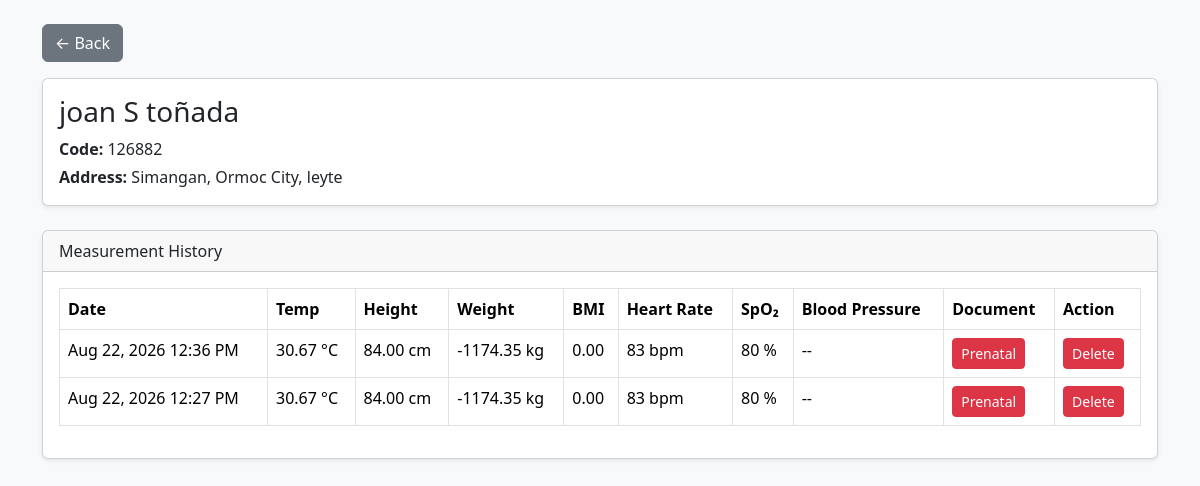
Page /admin/logs/patient-history-list.php?user_id=61 on the committed database.
### tables this page shows
CREATE TABLE `users` (
  `id` int(11) NOT NULL,
  `fullname` varchar(100) NOT NULL,
  `last_name` varchar(50) DEFAULT NULL,
  `first_name` varchar(50) DEFAULT NULL,
  `middle_name` varchar(50) DEFAULT NULL,
  `suffix` varchar(20) DEFAULT NULL,
  `age` int(11) DEFAULT NULL,
  `birth_date` date DEFAULT NULL,
  `gender` enum('Male','Female') DEFAULT NULL,
  `address` text DEFAULT NULL,
  `barangay` varchar(100) DEFAULT NULL,
  `city_municipality` varchar(100) DEFAULT NULL,
  `province` varchar(100) DEFAULT NULL,
  `code_number` varchar(6) NOT NULL,
  `role` enum('admin','patient') NOT NULL,
  `created_at` timestamp NOT NULL DEFAULT current_timestamp(),
  `contact_number` varchar(20) DEFAULT NULL,
  `service_type` varchar(50) NOT NULL,
  `patient_number` int(11) NOT NULL DEFAULT 0,
  `blood_type` varchar(5) DEFAULT NULL
);

CREATE TABLE `measurements` (
  `id` int(11) NOT NULL,
  `user_id` int(11) NOT NULL,
  `temperature` decimal(5,2) DEFAULT NULL,
  `weight` decimal(6,2) DEFAULT NULL,
  `height` decimal(6,2) DEFAULT NULL,
  `bmi` decimal(5,2) DEFAULT NULL,
  `heart_rate` int(11) DEFAULT NULL,
  `spo2` int(11) DEFAULT NULL,
  `systolic` int(11) DEFAULT NULL,
  `diastolic` int(11) DEFAULT NULL,
  `created_at` timestamp NOT NULL DEFAULT current_timestamp(),
  `service_type` varchar(100) DEFAULT NULL
);

### admin/logs/patient-history-list.php (the view, shortened to what this page needs)
<?php
$user_id = (int)$_GET['user_id'];
$patientQuery = mysqli_query(
    $conn,
    "SELECT *
     FROM users
     WHERE id = '$user_id'"
);
$patient = mysqli_fetch_assoc($patientQuery);
$historyQuery = mysqli_query(
    $conn,
    "SELECT *
     FROM measurements
     WHERE user_id = '$user_id'
     ORDER BY created_at DESC"
);
?>
<!DOCTYPE html>
<html>
<head>
    <link href="https://cdn.jsdelivr.net/npm/bootstrap@5.3.3/dist/css/bootstrap.min.css"
          rel="stylesheet">
</head>
<body class="bg-light">
<div class="container py-4">
   <a href="patient-history.php" class="btn btn-secondary mb-3">
        ← Back
   </a>
    <div class="card shadow-sm mb-4">
        <div class="card-body">
            <h3><?= htmlspecialchars($patient['fullname']) ?></h3>
            <p class="mb-1">
                <strong>Code:</strong>
                <?= htmlspecialchars($patient['code_number']) ?>
            </p>
            <p class="mb-0">
                <strong>Address:</strong>
                <?= htmlspecialchars($patient['address']) ?>
            </p>
        </div>
    </div>
    <div class="card shadow-sm">
        <div class="card-header">
            Measurement History
        </div>
        <div class="card-body">
            <table class="table table-bordered">
                <thead>
                    <tr>
                        <th>Date</th>
                        <th>Temp</th>
                        <th>Height</th>
                        <th>Weight</th>
                        <th>BMI</th>
                        <th>Heart Rate</th>
                        <th>SpO₂</th>
                        <th>Blood Pressure</th>
                        <th>Document</th>
                        <th>Action</th>
                    </tr>
                </thead>
                <tbody>
                    <?php while($row = mysqli_fetch_assoc($historyQuery)): ?>
                   <tr>
                        <td><?= date('M d, Y h:i A', strtotime($row['created_at'])) ?></td>
                        <td><?= $row['temperature'] ?> °C</td>
                        <td><?= $row['height'] ?> cm</td>
                        <td><?= $row['weight'] ?> kg</td>
                        <td><?= $row['bmi'] ?></td>
                        <td><?= $row['heart_rate'] ?> bpm</td>
                        <td><?= $row['spo2'] ?> %</td>
                        <td>
                            <?php
                            if (!empty($row['systolic']) && !empty($row['diastolic'])) {
                                echo $row['systolic'] . '/' . $row['diastolic'] . ' mmHg';
                            } else {
                                echo '--';
                            }
                            ?>
                        </td>
                        <td>
                            <?php if($row['service_type'] == 'vital'): ?>
                                <a href="../Doc/docu-vital-screening.php?id=<?= $user_id ?>"
                                class="btn btn-primary btn-sm">
                                    Vital Screening
                                </a>
                            <?php elseif($row['service_type'] == 'prenatal'): ?>
                                <a href="../Doc/docu-prenatal.php?id=<?= $user_id ?>"
                                class="btn btn-danger btn-sm">
                                    Prenatal
                                </a>
                            <?php else: ?>
                                <span class="text-muted">No Document</span>
                            <?php endif; ?>
                            </td>
                            <td>
                               <a href="patient-history-list.php?user_id=<?= $user_id ?>&delete_id=<?= $row['id'] ?>"
                                class="btn btn-danger btn-sm">
                                    Delete
                                </a>
                            </td>
                    </tr>
                    <?php endwhile; ?>
                </tbody>
</div>
</body>
</html>

### rows in the picture
users: fullname "joan S toñada", code_number "126882", address "Simangan, Ormoc City, leyte"
measurements: created_at "Aug 22, 2026 12:36 PM", temperature "30.67", height "84.00", weight "-1174.35", bmi "0.00", heart_rate "83", spo2 "80"
measurements: created_at "Aug 22, 2026 12:27 PM", temperature "30.67", height "84.00", weight "-1174.35", bmi "0.00", heart_rate "83", spo2 "80"
